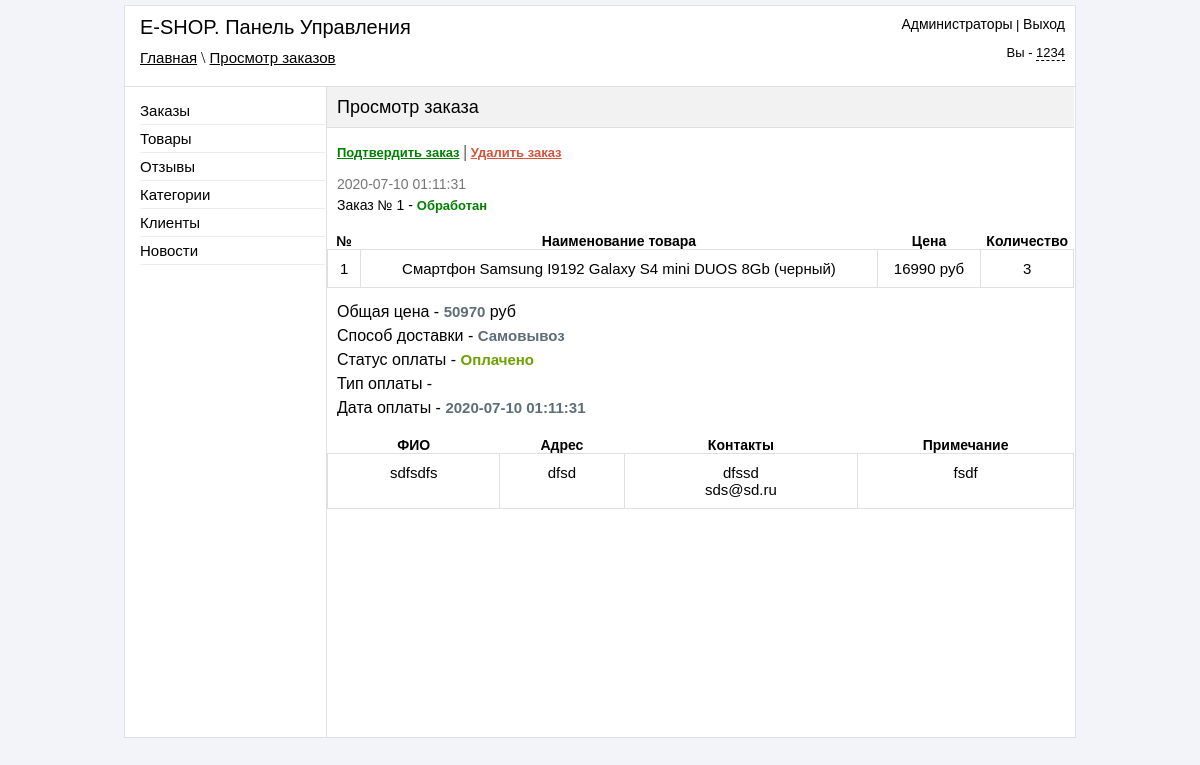
Screenshot of /admin/view_order.php?id=1 (signed in) with the database file from the repository.
### tables this page shows
CREATE TABLE `orders` (
  `order_id` int(11) NOT NULL,
  `order_datetime` datetime NOT NULL,
  `order_confirmed` varchar(10) NOT NULL,
  `order_dostavka` varchar(255) NOT NULL,
  `order_pay` varchar(50) NOT NULL,
  `order_type_pay` varchar(100) NOT NULL,
  `order_fio` text NOT NULL,
  `order_address` text NOT NULL,
  `order_phone` varchar(50) NOT NULL,
  `order_note` text NOT NULL,
  `order_email` varchar(50) NOT NULL
);

CREATE TABLE `buy_products` (
  `buy_id` int(11) NOT NULL,
  `buy_id_order` int(11) NOT NULL,
  `buy_id_product` int(11) NOT NULL,
  `buy_count_product` int(11) NOT NULL
);

CREATE TABLE `table_products` (
  `products_id` int(11) NOT NULL,
  `title` varchar(255) NOT NULL,
  `price` int(11) NOT NULL,
  `brand` varchar(255) NOT NULL,
  `seo_words` text NOT NULL,
  `seo_description` text NOT NULL,
  `mini_description` text NOT NULL,
  `image` varchar(255) NOT NULL,
  `description` text NOT NULL,
  `mini_features` text NOT NULL,
  `features` text NOT NULL,
  `datetime` datetime NOT NULL,
  `new` int(11) NOT NULL DEFAULT '0',
  `leader` int(11) NOT NULL DEFAULT '0',
  `sale` int(11) NOT NULL DEFAULT '0',
  `visible` int(11) NOT NULL DEFAULT '0',
  `count` int(11) NOT NULL DEFAULT '0',
  `type_tovara` varchar(255) NOT NULL,
  `brand_id` int(11) NOT NULL,
  `yes_like` int(11) NOT NULL DEFAULT '1'
);

### admin/include/functions.php (called while the page is built, shortened)
<?php
    function clear_string($cl_str)
    {
        $cl_str = strip_tags($cl_str);
        $cl_str = mysql_real_escape_string($cl_str);
        $cl_str = trim($cl_str);
        return $cl_str;
    }
?>

### admin/view_order.php (the view, shortened to what this page needs)
<?php
if ($_SESSION['auth_admin'] == "yes_auth")
{
  include("include/db_connect.php");
  include("include/functions.php");
  $id = clear_string($_GET["id"]);
?>
<!DOCTYPE html PUBLIC "-//W3C//DTD XHTML 1.0 Transitional//EN" "http://www.w3.org/TR/xhtml1/DTD/xhtml1-transitional.dtd">
<html xmlns="http://www.w3.org/1999/xhtml" xml:lang="en" lang="en">
<head>
    <link href="css/reset.css" rel="stylesheet" type="text/css" />
    <link href="css/style.css" rel="stylesheet" type="text/css" />
    <link href="jquery_confirm/jquery_confirm.css" rel="stylesheet" type="text/css" />
</head>
<body>
    <div id="block-body">
        <?php
            include("include/block-header.php");
        ?>
    <div id="block-content">
        <div id="block-parameters">
            <p id="title-page" >Просмотр заказа</p>
            </div>
            <?php
            if ($_SESSION['view_orders'] == '1')
            {
                $result = mysql_query("SELECT * FROM orders WHERE order_id = '$id'",$link);
             If (mysql_num_rows($result) > 0)
            {
            $row = mysql_fetch_array($result);
            do
            {
            if ($row["order_confirmed"] == 'yes')
            {
                $status = '<span class="green">Обработан</span>';
            } else
            {
                $status = '<span class="red">Не обработан</span>';
            }
             echo '
              <p class="view-order-link" ><a class="green" href="view_order.php?id='.$row["order_id"].'&action=accept" >Подтвердить заказ</a> | <a class="delete" rel="view_order.php?id='.$row["order_id"].'&action=delete" >Удалить заказ</a></p>
              <p class="order-datetime" >'.$row["order_datetime"].'</p>
              <p class="order-number" >Заказ № '.$row["order_id"].' - '.$status.'</p>
            <TABLE align="center" CELLPADDING="10" WIDTH="100%">
            <TR>
            <TH>№</TH>
            <TH>Наименование товара</TH>
            <TH>Цена</TH>
            <TH>Количество</TH>
            </TR>
            ';
            $query_product = mysql_query("SELECT * FROM buy_products,table_products WHERE buy_products.buy_id_order = '$id' AND table_products.products_id = buy_products.buy_id_product",$link);
            $result_query = mysql_fetch_array($query_product);
            do
            {
            $price = $price + ($result_query["price"] * $result_query["buy_count_product"]);
            $index_count =  $index_count + 1;
            echo '
             <TR>
            <TD  align="CENTER" >'.$index_count.'</TD>
            <TD  align="CENTER" >'.$result_query["title"].'</TD>
            <TD  align="CENTER" >'.$result_query["price"].' руб</TD>
            <TD  align="CENTER" >'.$result_query["buy_count_product"].'</TD>
            </TR>
            ';
            } while ($result_query = mysql_fetch_array($query_product));
            if ($row["order_pay"] == "accepted")
            {
                $statpay = '<span class="green">Оплачено</span>';
            }else
            {
                $statpay = '<span class="red">Не оплачено</span>';
            }
            echo '
            </TABLE>
            <ul id="info-order">
            <li>Общая цена - <span>'.$price.'</span> руб</li>
            <li>Способ доставки - <span>'.$row["order_dostavka"].'</span></li>
            <li>Статус оплаты - '.$statpay.'</li>
            <li>Тип оплаты - <span>'.$row["order_type_pay"].'</span></li>
            <li>Дата оплаты - <span>'.$row["order_datetime"].'</span></li>
            </ul>
            <TABLE align="center" CELLPADDING="10" WIDTH="100%">
            <TR>
            <TH>ФИО</TH>
            <TH>Адрес</TH>
            <TH>Контакты</TH>
            <TH>Примечание</TH>
            </TR>
             <TR>
            <TD  align="CENTER" >'.$row["order_fio"].'</TD>
            <TD  align="CENTER" >'.$row["order_address"].'</TD>
            <TD  align="CENTER" >'.$row["order_phone"].'</br>'.$row["order_email"].'</TD>
            <TD  align="CENTER" >'.$row["order_note"].'</TD>
            </TR>
            </TABLE>
             ';
            } while ($row = mysql_fetch_array($result));
            }
            }else
            {
                echo '<p id="form-error" align="center">У вас нет прав на просмотр данного раздела!</p>';
            }
            ?>
        </div>
    </div>
</body>
</html>
<?php
}else
{
    header("Location: login.php");
}
?>

### admin/css/style.css (style rules this page uses)
body { background-color: #F2F4F9; }
#block-body { width: 950px; margin: 5px auto; background-color: white; border: 1px solid #E0E0E0; }
#block-header1 a { font: 15px sans-serif; color: black; }
#block-content { width: 747px; min-height: 650px; height: auto; margin-left: 201px; border-left: 1px solid #E0E0E0; }
#block-parameters { height: 40px; border-bottom: 1px solid #E0E0E0; background-color: #F2F2F2; }
#title-page { font: 18px sans-serif; margin-top: 10px; margin-left: 10px; position: absolute; }
.delete { font:bold 13px sans-serif; color: #D6533C; cursor: pointer; text-decoration: underline; }
.green { font:bold 13px sans-serif; color: green; }
.order-datetime { font: 14px sans-serif; margin-left: 10px; color: #767676; margin-top: 10px; margin-bottom: 0px; }
.order-number { font: 14px sans-serif; margin-left: 10px; color: black; margin-top: 5px; margin-bottom: 10px; }
.view-order-link { margin-left: 10px; }
table { margin-top: 20px; }
th { font:bold 14px sans-serif; }
td { border: 1px solid #E0E0E0; font:15px sans-serif; }
#info-order { margin-top: 15px; }
#info-order li { font: 16px sans-serif; margin-left: 10px; margin-top: 6px; }
#info-order span { color: #5D6E78; font:bold 15px sans-serif; }
#info-order span.green { color: #6BA100; font:bold 15px sans-serif; }

### rows the page displays
orders: order_datetime "2020-07-10 01:11:31", order_id "1", order_confirmed "Обработан", price "50970", order_dostavka "Самовывоз", order_pay "Оплачено", order_fio "sdfsdfs", order_address "dfsd", order_phone "dfssd", order_email "sds@sd.ru", order_note "fsdf"
buy_products: table_products.title "Смартфон Samsung I9192 Galaxy S4 mini DUOS 8Gb (черный)", table_products.price "16990", buy_count_product "3"

### other values shown
$_SESSION['urlpage'] "Главная \\ Просмотр заказов"
